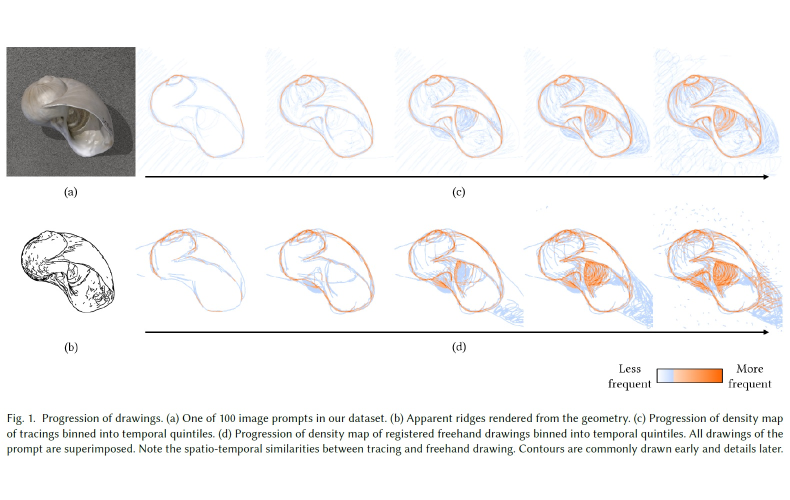
#> input picture teaser.jpg, 1580 x 1000 px, given in place of teaser.jpg.png, which was not available (shown at 1/2 size)
$ python register_labeled.py ../teaser.jpg ../teaser.jpg
#> lines starting #> are read from the running program, lines starting #| are printed output that depends on the picture; after the words box and inside, x2 and y2 are one past the last pixel; in counts of white or black regions, pixels touching at a corner belong together; pictures that were not available may be replaced by others from this repository, and a replacement may not be noted
import cv2
import json
import os
import sys
import numpy as np
import SimpleITK as sitk
from ThinPlateSplineShapeTransformer import ThinPlateSplineShapeTransformer

def command_iteration(method) :
    # [8 lines of commented-out code are left out]
    return

def command_multiresolution_iteration(method):
    # print("\tStop Condition: {0}".format(method.GetOptimizerStopConditionDescription()))
    # print("============= Resolution Change =============")
    return

def init_displacement_field_TPS(image, uid):
  with open("fiducials.json") as f:
    fiducials = json.load(f)
  src_db = fiducials[image][""]
  dst_db = fiducials[image][uid]
  src = []
  dst = []
  for xy_src, xy_dst in zip(src_db.split(","), dst_db.split(",")):
    if xy_dst != "":
      src.append(float(xy_src))
      dst.append(float(xy_dst))
  assert len(src) == len(dst)
  src = np.asarray(src).reshape(-1, 2).tolist()
  dst = np.asarray(dst).reshape(-1, 2).tolist()
  tps = ThinPlateSplineShapeTransformer(dst, src)
  step_size = 4
  df = np.zeros((256 // step_size, 256 // step_size, 2), np.float64)
  pts = [[x * step_size / 255 * 799, y * step_size / 255 * 799] for y in range(256 // step_size) for x in range(256 // step_size)]
  # print("Sampling %s points from fiducial-based TPS..." % len(pts))
  pts_warped = tps.applyTransformation(pts)
  for y in range(256 // step_size):
    for x in range(256 // step_size):
      df[y][x][0] = pts_warped[y * 256 // step_size + x][0] / 799 * 255 - x * step_size
      df[y][x][1] = pts_warped[y * 256 // step_size + x][1] / 799 * 255 - y * step_size
  df = cv2.resize(df, (256, 256))
  return df

if len ( sys.argv ) != 3:
    print( "Usage: {0} <IMAGE_FILENAME.png> <PARTICIPANT_ID>".format(sys.argv[0]))
    sys.exit ( 1 )

image = sys.argv[1]
uid = sys.argv[2]
print("Registering with labeled fiducials: %s %s" % (image, uid))


kernel = np.ones((3, 3), np.uint8)
fixed_0_np = cv2.imread("../data/png/drawings/%s&%s.png" % (image[:-4], uid), cv2.IMREAD_GRAYSCALE)
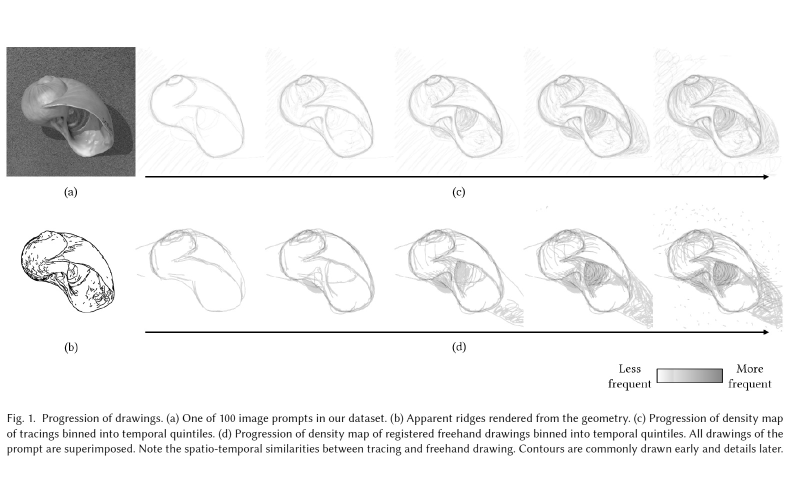
#> fixed_0_np: shape (1000, 1580) (shown at 1/2 size); min 0, max 255, mean 240.7
_, fixed_0_np = cv2.threshold(fixed_0_np, 127, 255, cv2.THRESH_BINARY_INV)
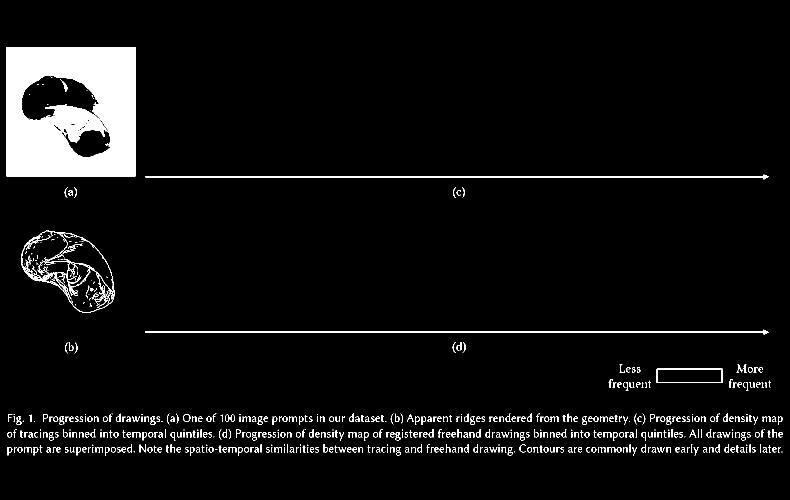
#> fixed_0_np: shape (1000, 1580) (shown at 1/2 size); 5.3% white; 612 white regions (161 under 20 px), largest, box (x1, y1, x2, y2) and area: (13, 94, 271, 353) 54388, (290, 349, 1538, 359) 3771, (290, 659, 1538, 669) 3770
fixed_0_np = cv2.dilate(fixed_0_np, kernel, iterations=2)
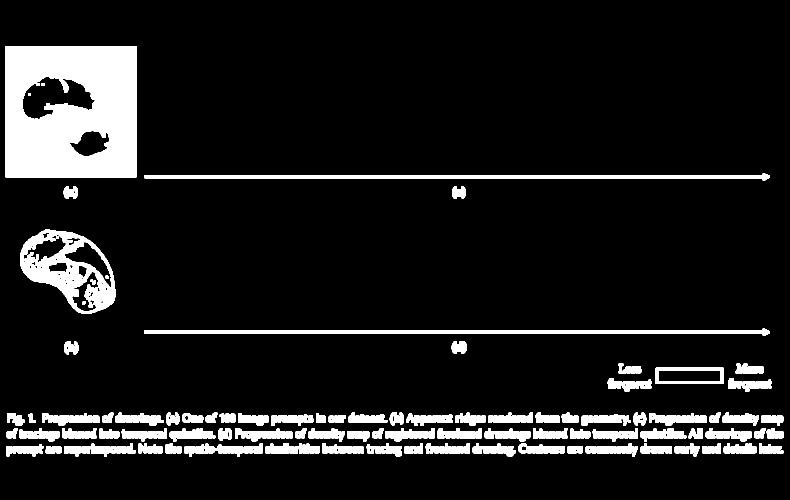
#> fixed_0_np: shape (1000, 1580) (shown at 1/2 size); 10.5% white; 90 white regions, largest, box (x1, y1, x2, y2) and area: (11, 92, 273, 355) 59333, (40, 459, 231, 627) 13480, (288, 347, 1540, 361) 8819
fixed_0_np = cv2.resize(fixed_0_np, (256, 256))
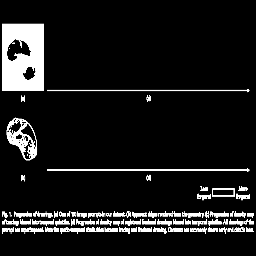
#> fixed_0_np: shape (256, 256); min 0, max 255, mean 26.3
cv2.imwrite("./visual_labeled/%s_%s_input1.png" % (image[:-4], uid), 255 - fixed_0_np)
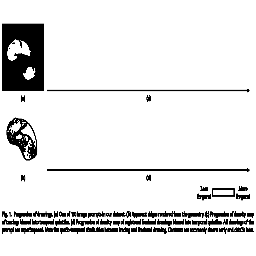
#> saved as teaser.jpg_input1.png: shape (256, 256); min 0, max 255, mean 228.7
#> (the run stopped early here; a loop or call above may not have finished)
